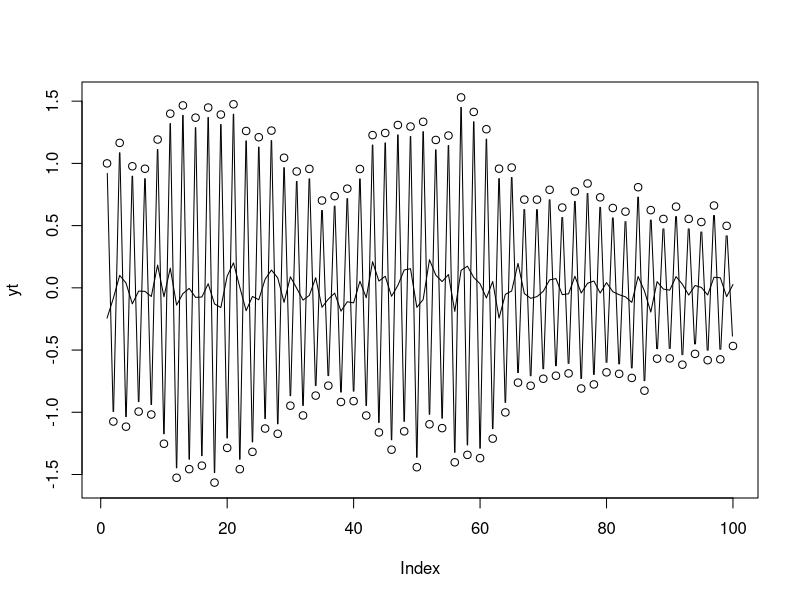
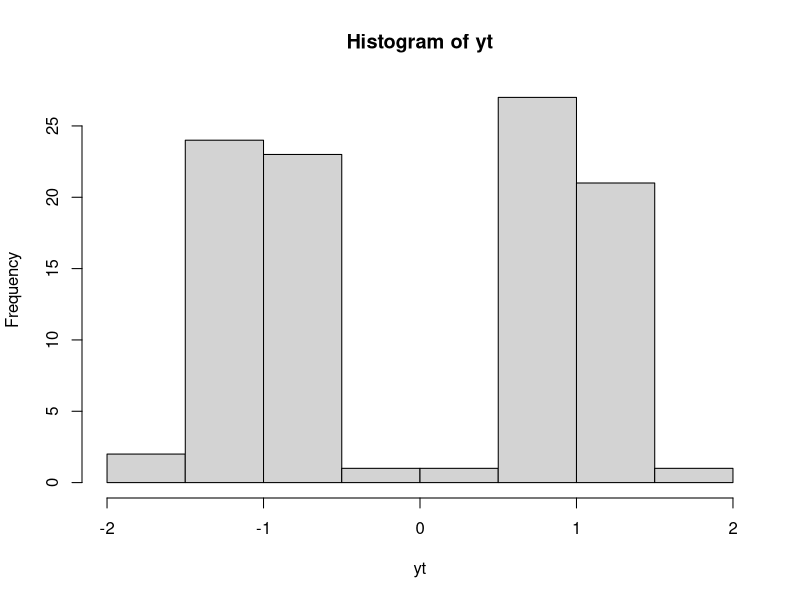

These figures' R source, in order:
phi <- -.9910
sd <- 0.1
T = 100
e <- rnorm(T, sd=sd )
c <- 0
AR1 <- function( y, t ) {
  c + phi * y + e[t]
}
AR1(1)
yt = rep( 1, T )
for(i in 2:T) {
  yt[i]  <- AR1( yt[i-1], i )
}
plot(yt, type="b")
lines(e)
c / (1-phi)
sd / (1-phi)^2

hist(yt)
